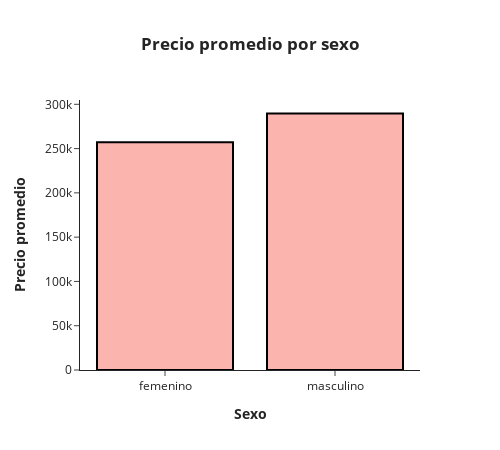

The code cell stored with this chart in its notebook:
### Code cell
#Definir gráfica
fig=px.bar(df1, x='sexo_desc', y='prom_precio', barmode='group', title= '<b>Precio promedio por sexo<b>',  
             color_discrete_sequence=px.colors.qualitative.Pastel1, width =500, height=450)


#Agregar detalles
fig.update_layout(
    xaxis_title='<b>Sexo<b>',
    yaxis_title = '<b>Precio promedio<b>',
    template='simple_white',
    title_x=0.5,
    plot_bgcolor='rgba(0,0,0,0)',
    legend_title_text='',
    
    legend=dict(
        orientation='h',
        yanchor='bottom',
        y=1.02,
        xanchor='right',
        x=0.55))

fig.update_traces(marker_line_color='#000000',
                  marker_line_width=2)

fig.show()

### Figure 1 — Plotly figure (JSON) as saved in the notebook; plotly's stock layout.template omitted (floating-point values rounded to 4 significant figures)
{"data": [{"alignmentgroup": "True", "hovertemplate": "sexo_desc=%{x}<br>prom_precio=%{y}<extra></extra>", "legendgroup": "", "marker": {"color": "rgb(251,180,174)", "line": {"color": "#000000", "width": 2}, "pattern": {"shape": ""}}, "name": "", "offsetgroup": "", "orientation": "v", "showlegend": false, "textposition": "auto", "type": "bar", "x": ["femenino", "masculino"], "xaxis": "x", "y": [257100.0, 289600.0], "yaxis": "y"}], "layout": {"barmode": "group", "height": 450, "legend": {"orientation": "h", "title": {"text": ""}, "tracegroupgap": 0, "x": 0.55, "xanchor": "right", "y": 1.02, "yanchor": "bottom"}, "plot_bgcolor": "rgba(0,0,0,0)", "title": {"text": "<b>Precio promedio por sexo<b>", "x": 0.5}, "width": 500, "xaxis": {"anchor": "y", "domain": [0, 1], "title": {"text": "<b>Sexo<b>"}}, "yaxis": {"anchor": "x", "domain": [0, 1], "title": {"text": "<b>Precio promedio<b>"}}}}
